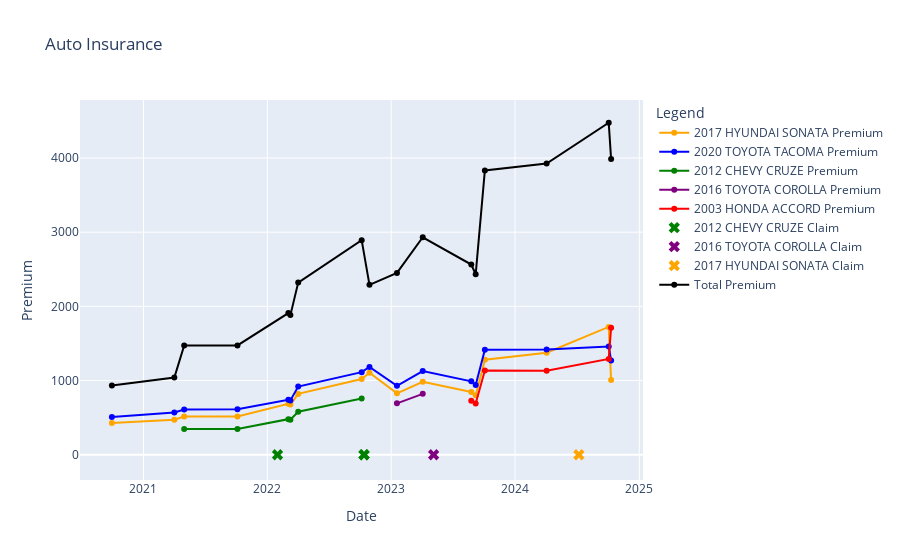

Notebook code for this chart:
### Code cell
vehicle_colors = {
    '2020 TOYOTA TACOMA': 'blue',
    '2012 CHEVY CRUZE': 'green',
    '2016 TOYOTA COROLLA': 'purple',
    '2017 HYUNDAI SONATA': 'orange',
    '2003 HONDA ACCORD': 'red'
}

auto = go.Figure()

for vehicle in melted_auto_df['VEHICLE'].unique():
    vehicle_df = melted_auto_df[melted_auto_df['VEHICLE'] == vehicle]
    auto.add_trace(go.Scatter(
        x=vehicle_df['DATE'],
        y=vehicle_df['PREMIUM'],
        mode='lines+markers',
        marker=dict(color=vehicle_colors.get(vehicle)),
        name=f'{vehicle} Premium'
    ))

for vehicle in claims_filtered['VEHICLE'].unique():
    vehicle_df = claims_filtered[claims_filtered['VEHICLE'] == vehicle]
    auto.add_trace(go.Scatter(
        x=vehicle_df['DATE'],
        y=[0]*len(vehicle_df),
        mode='markers',
        name=f'{vehicle} Claim',
        marker=dict(size=10, symbol='x', color=vehicle_colors.get(vehicle))
    ))

auto.add_trace(go.Scatter(
    x=total_df['DATE'],
    y=total_df['TOTAL'],
    mode='lines+markers',
    marker=dict(color='black'),
    name='Total Premium'
))

auto.update_layout (
    title='Auto Insurance',
    xaxis_title = 'Date',
    yaxis_title = 'Premium',
    legend_title = 'Legend',
    hovermode='x unified',
    height=800
)

auto.show()

### Figure 1 — Plotly figure (JSON) as saved in the notebook; plotly's stock layout.template omitted (floating-point values rounded to 4 significant figures)
{"data": [{"marker": {"color": "orange"}, "mode": "lines+markers", "name": "2017 HYUNDAI SONATA Premium", "type": "scatter", "x": ["2020-09-30T00:00:00", "2021-04-02T00:00:00", "2021-05-01T00:00:00", "2021-10-05T00:00:00", "2022-03-04T00:00:00", "2022-03-10T00:00:00", "2022-04-02T00:00:00", "2022-10-06T00:00:00", "2022-10-29T00:00:00", "2023-01-18T00:00:00", "2023-04-04T00:00:00", "2023-08-25T00:00:00", "2023-09-07T00:00:00", "2023-10-04T00:00:00", "2024-04-03T00:00:00", "2024-10-03T00:00:00", "2024-10-10T00:00:00"], "y": [427.4, 471.2, 515.9, 515.9, 688.1, 677.2, 820.5, 1021.0, 1106.0, 828.4, 982.6, 845.9, 801.3, 1281.0, 1376.0, 1723.0, 1006.0]}, {"marker": {"color": "blue"}, "mode": "lines+markers", "name": "2020 TOYOTA TACOMA Premium", "type": "scatter", "x": ["2020-09-30T00:00:00", "2021-04-02T00:00:00", "2021-05-01T00:00:00", "2021-10-05T00:00:00", "2022-03-04T00:00:00", "2022-03-10T00:00:00", "2022-04-02T00:00:00", "2022-10-06T00:00:00", "2022-10-29T00:00:00", "2023-01-18T00:00:00", "2023-04-04T00:00:00", "2023-08-25T00:00:00", "2023-09-07T00:00:00", "2023-10-04T00:00:00", "2024-04-03T00:00:00", "2024-10-03T00:00:00", "2024-10-10T00:00:00"], "y": [507.4, 569.1, 610.0, 612.0, 741.6, 732.7, 919.0, 1113.0, 1184.0, 929.1, 1128.0, 989.8, 940.3, 1416.0, 1418.0, 1460.0, 1270.0]}, {"marker": {"color": "green"}, "mode": "lines+markers", "name": "2012 CHEVY CRUZE Premium", "type": "scatter", "x": ["2021-05-01T00:00:00", "2021-10-05T00:00:00", "2022-03-04T00:00:00", "2022-03-10T00:00:00", "2022-04-02T00:00:00", "2022-10-06T00:00:00"], "y": [345.9, 345.9, 479.8, 472, 580.6, 758.7]}, {"marker": {"color": "purple"}, "mode": "lines+markers", "name": "2016 TOYOTA COROLLA Premium", "type": "scatter", "x": ["2023-01-18T00:00:00", "2023-04-04T00:00:00"], "y": [692.7, 821.1]}, {"marker": {"color": "red"}, "mode": "lines+markers", "name": "2003 HONDA ACCORD Premium", "type": "scatter", "x": ["2023-08-25T00:00:00", "2023-09-07T00:00:00", "2023-10-04T00:00:00", "2024-04-03T00:00:00", "2024-10-03T00:00:00", "2024-10-10T00:00:00"], "y": [728.4, 690.9, 1135.0, 1132.0, 1292.0, 1711]}, {"marker": {"color": "green", "size": 10, "symbol": "x"}, "mode": "markers", "name": "2012 CHEVY CRUZE Claim", "type": "scatter", "x": ["2022-01-31T00:00:00", "2022-10-13T00:00:00", "2022-10-13T00:00:00"], "y": [0, 0, 0]}, {"marker": {"color": "purple", "size": 10, "symbol": "x"}, "mode": "markers", "name": "2016 TOYOTA COROLLA Claim", "type": "scatter", "x": ["2023-05-06T00:00:00"], "y": [0]}, {"marker": {"color": "orange", "size": 10, "symbol": "x"}, "mode": "markers", "name": "2017 HYUNDAI SONATA Claim", "type": "scatter", "x": ["2024-07-07T00:00:00"], "y": [0]}, {"marker": {"color": "black"}, "mode": "lines+markers", "name": "Total Premium", "type": "scatter", "x": ["2020-09-30T00:00:00", "2021-04-02T00:00:00", "2021-05-01T00:00:00", "2021-10-05T00:00:00", "2022-03-04T00:00:00", "2022-03-10T00:00:00", "2022-04-02T00:00:00", "2022-10-06T00:00:00", "2022-10-29T00:00:00", "2023-01-18T00:00:00", "2023-04-04T00:00:00", "2023-08-25T00:00:00", "2023-09-07T00:00:00", "2023-10-04T00:00:00", "2024-04-03T00:00:00", "2024-10-03T00:00:00", "2024-10-10T00:00:00"], "y": [934.8, 1040.0, 1472.0, 1474.0, 1910.0, 1882.0, 2320.0, 2892.0, 2290.0, 2450.0, 2931.0, 2564.0, 2433.0, 3833.0, 3925.0, 4475.0, 3987.0]}], "layout": {"autosize": true, "hovermode": "x unified", "legend": {"title": {"text": "Legend"}}, "title": {"text": "Auto Insurance"}, "xaxis": {"autorange": true, "range": ["2020-07-06 08:03:45.0434", "2025-01-03 15:56:14.9566"], "title": {"text": "Date"}, "type": "date"}, "yaxis": {"autorange": true, "range": [-304.2, 4758.0], "title": {"text": "Premium"}, "type": "linear"}}}
